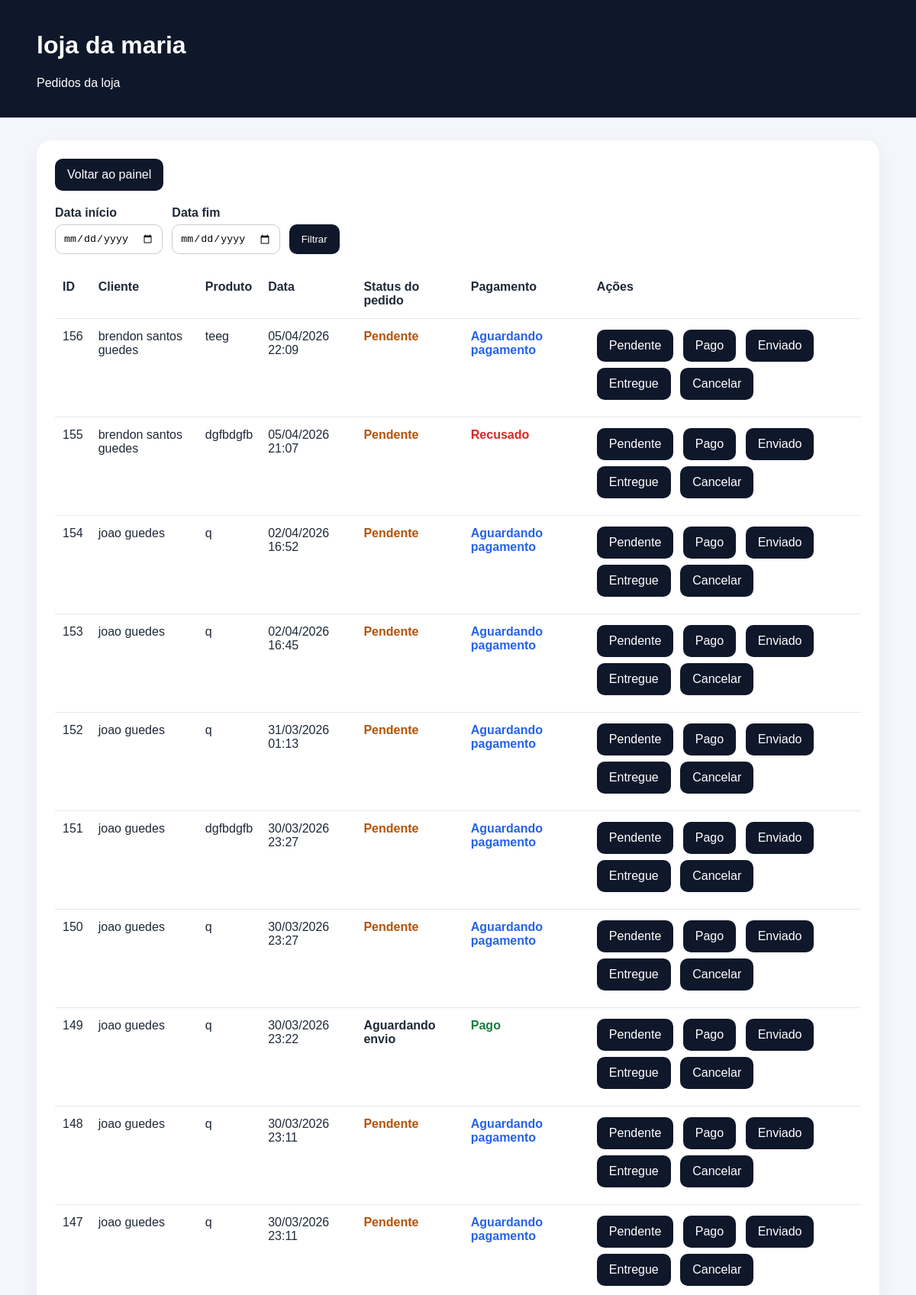
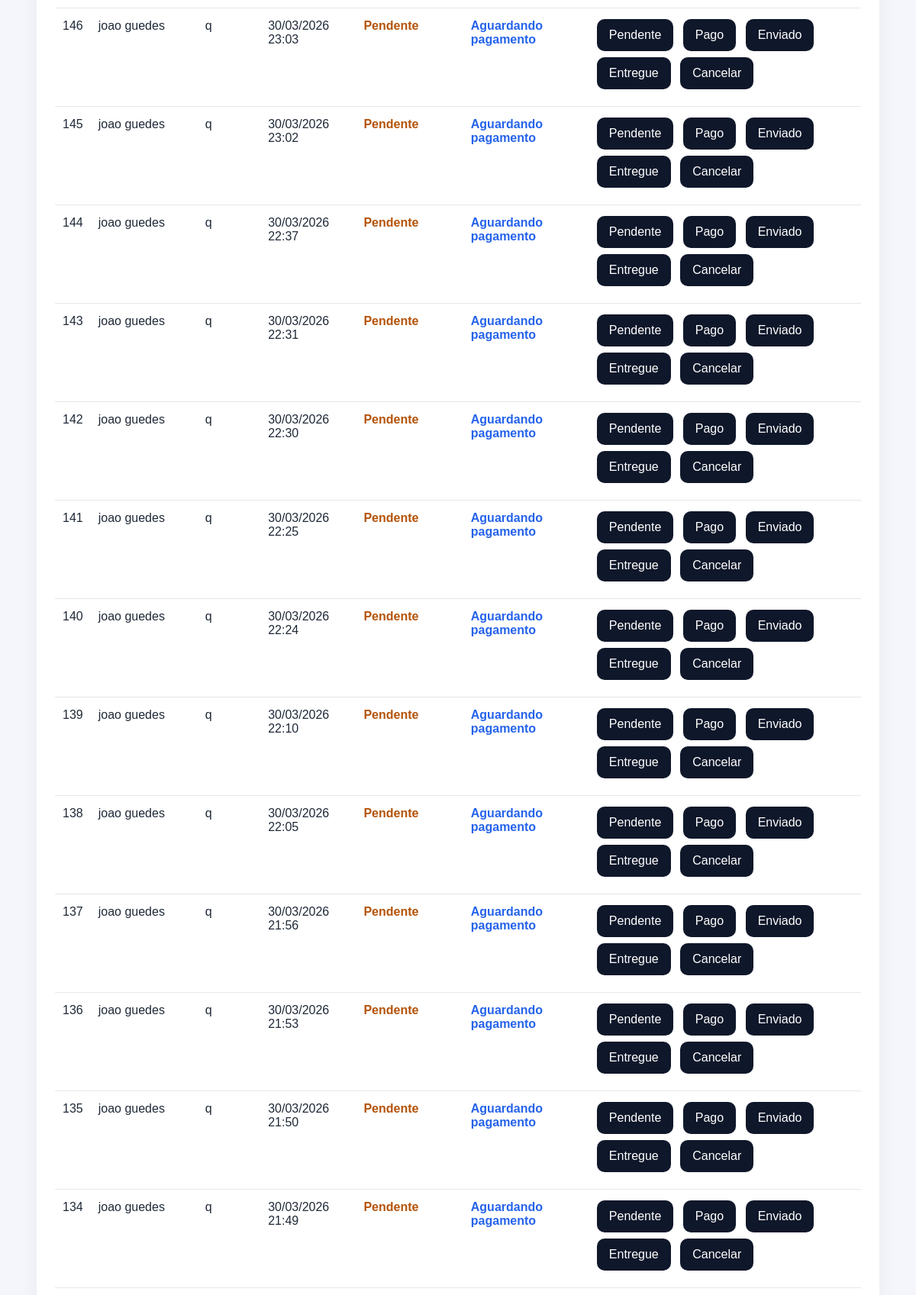
/painel/pedidos/ (signed in, upper part), run on the app's committed database (2 pictures, top to bottom).
### lojas/models.py (models this page shows, shortened)
class Loja(models.Model):
    tipo_loja = models.CharField(
        max_length=30,
        choices=TIPOS_LOJA,
        default="outros",
        verbose_name="Tipo da loja"
    )
    dono = models.OneToOneField(
        User,
        on_delete=models.CASCADE,
        related_name="loja"
    )
    nome = models.CharField(max_length=150)
    slug = models.SlugField(max_length=160, unique=True, blank=True)
    descricao = models.TextField(blank=True, null=True)
    logo = models.ImageField(upload_to="lojas/", blank=True, null=True)
    email_comercial = models.EmailField(blank=True, null=True)
    telefone = models.CharField(max_length=30, blank=True, null=True)
    cnpj = models.CharField(max_length=30, blank=True, null=True)
    endereco = models.CharField(max_length=255, blank=True, null=True)
    banner_titulo = models.CharField(max_length=150, blank=True, null=True)
    banner_subtitulo = models.CharField(max_length=255, blank=True, null=True)
    banner_botao_texto = models.CharField(max_length=100, blank=True, null=True)
    banner_botao_link = models.CharField(max_length=255, blank=True, null=True)
    banner_cor_inicio = models.CharField(max_length=20, blank=True, null=True)
    banner_cor_fim = models.CharField(max_length=20, blank=True, null=True)
    banner_imagem = models.ImageField(upload_to="banners/", blank=True, null=True)
    texto_busca = models.CharField(max_length=150, blank=True, null=True)
    ativa = models.BooleanField(default=True)
    valor_licenca = models.DecimalField(max_digits=10, decimal_places=2, default=49.90)
    data_ultimo_pagamento = models.DateField(blank=True, null=True)
    data_vencimento_licenca = models.DateField(blank=True, null=True)
    status_licenca = models.CharField(
        max_length=20,
        choices=STATUS_LICENCA_CHOICES,
        default="pendente"
    )
    link_pagamento = models.URLField(blank=True, null=True)
    chave_pix = models.CharField(max_length=255, blank=True, null=True)
    pix_copia_cola = models.TextField(blank=True, null=True)
    nome_recebedor = models.CharField(max_length=150, blank=True, null=True)
    whatsapp_financeiro = models.CharField(max_length=30, blank=True, null=True)
    aceitar_pix = models.BooleanField(default=True)
    aceitar_cartao = models.BooleanField(default=True)
    aceitar_whatsapp_financeiro = models.BooleanField(default=True)
    observacoes_licenca = models.TextField(blank=True, null=True)
    criado_em = models.DateTimeField(auto_now_add=True)
    atualizado_em = models.DateTimeField(auto_now=True)
    class Meta:
        ordering = ["nome"]
    def save(self, *args, **kwargs):
        super().save(*args, **kwargs)
    def verificar_licenca(self):
        hoje = timezone.localdate()
        if not self.data_vencimento_licenca:
            self.status_licenca = "pendente"
            self.ativa = False
            self.save(update_fields=["status_licenca", "ativa", "atualizado_em"])
            return
        if hoje > self.data_vencimento_licenca:
            self.status_licenca = "vencida"
            self.ativa = False
        else:
            self.status_licenca = "ativa"
            self.ativa = True
        self.save(update_fields=["status_licenca", "ativa", "atualizado_em"])

### produtos/models.py (models this page shows, shortened)
class Pedido(models.Model):
    STATUS_CHOICES = [
        ("pendente", "Pendente"),
        ("aguardando_envio", "Aguardando envio"),
        ("enviado", "Enviado"),
        ("saiu_entrega", "Saiu para entrega"),
        ("entregue", "Entregue"),
        ("cancelado", "Cancelado"),
    ]
    PAGAMENTO_CHOICES = [
        ("pix", "Pix"),
        ("dinheiro", "Dinheiro"),
        ("cartao", "Cartão"),
    ]
    TIPO_CARTAO_CHOICES = [
        ("", "Não se aplica"),
        ("debito", "Débito"),
        ("credito", "Crédito"),
    ]
    STATUS_PAGAMENTO_CHOICES = [
        ("aguardando", "Aguardando pagamento"),
        ("confirmacao", "Aguardando confirmação"),
        ("pago", "Pago"),
        ("recusado", "Recusado"),
    ]
    produto = models.ForeignKey(Produto, on_delete=models.CASCADE)
    loja = models.ForeignKey(Loja, on_delete=models.CASCADE)
    comprador = models.ForeignKey(Comprador, on_delete=models.SET_NULL, null=True, blank=True)
    nome_cliente = models.CharField(max_length=150)
    quantidade = models.IntegerField(default=1)
    telefone = models.CharField(max_length=30, blank=True, null=True)
    endereco = models.TextField(blank=True, null=True)
    forma_pagamento = models.CharField(max_length=20, choices=PAGAMENTO_CHOICES, default="pix")
    tipo_cartao = models.CharField(max_length=20, choices=TIPO_CARTAO_CHOICES, blank=True, default="")
    observacao = models.TextField(blank=True, null=True)
    cep_entrega = models.CharField(max_length=20, blank=True, null=True)
    rua_entrega = models.CharField(max_length=150, blank=True, null=True)
    numero_entrega = models.CharField(max_length=20, blank=True, null=True)
    complemento_entrega = models.CharField(max_length=150, blank=True, null=True)
    bairro_entrega = models.CharField(max_length=100, blank=True, null=True)
    cidade_entrega = models.CharField(max_length=100, blank=True, null=True)
    estado_entrega = models.CharField(max_length=50, blank=True, null=True)
    distancia_km = models.DecimalField(max_digits=8, decimal_places=2, default=0)
    valor_frete = models.DecimalField(max_digits=10, decimal_places=2, default=0)
    valor_total = models.DecimalField(max_digits=10, decimal_places=2, default=0)
    status_pagamento = models.CharField(max_length=20, choices=STATUS_PAGAMENTO_CHOICES, default="aguardando")
    referencia_pagamento = models.CharField(max_length=120, blank=True, null=True)
    data_pagamento = models.DateTimeField(blank=True, null=True)
    mp_payment_id = models.CharField(max_length=120, blank=True, null=True)
    mp_qr_code = models.TextField(blank=True, null=True)
    mp_qr_code_base64 = models.TextField(blank=True, null=True)
    mp_ticket_url = models.TextField(blank=True, null=True)
    data = models.DateTimeField(auto_now_add=True)
    status = models.CharField(max_length=20, choices=STATUS_CHOICES, default="pendente")

class Produto(models.Model):
    loja = models.ForeignKey(Loja, on_delete=models.CASCADE)
    categoria = models.ForeignKey(Categoria, on_delete=models.SET_NULL, null=True, blank=True)
    nome = models.CharField(max_length=200)
    preco = models.DecimalField(max_digits=10, decimal_places=2)
    custo = models.DecimalField(max_digits=10, decimal_places=2, default=0)
    descricao = models.TextField()
    ativo = models.BooleanField(default=True)
    em_destaque = models.BooleanField(default=False)
    produto_novo = models.BooleanField(default=False)
    percentual_promocao = models.PositiveIntegerField(default=0)
    imagem = models.ImageField(upload_to="produtos/", blank=True, null=True)
    estoque = models.IntegerField(default=0)

### lojas/views.py (the view)
# urls.py: path("painel/pedidos/", pedidos, name="pedidos"),
@login_required
def pedidos(request):
    loja = get_loja_do_dono(request)
    if not loja:
        return redirect("login_loja")
    bloqueio = bloquear_acesso_se_licenca_inativa(request, loja)
    if bloqueio:
        return bloqueio
    data_inicio = request.GET.get("data_inicio")
    data_fim = request.GET.get("data_fim")
    pedidos_lista = Pedido.objects.filter(loja=loja).order_by("-data")
    pedidos_lista = aplicar_filtro_data(pedidos_lista, data_inicio, data_fim)
    return render(request, "pedidos.html", {
        "loja": loja,
        "pedidos": pedidos_lista,
        "data_inicio": data_inicio,
        "data_fim": data_fim,
    })

### lojas/views.py (called while the page is built)
def get_loja_do_dono(request):
    if not request.user.is_authenticated:
        return None
    loja = Loja.objects.filter(dono=request.user).first()
    if loja:
        loja.verificar_licenca()
    return loja

def bloquear_acesso_se_licenca_inativa(request, loja):
    loja.verificar_licenca()
    if loja.status_licenca in ["pendente", "vencida"] or not loja.ativa:
        return redirect("licenca_bloqueada")
    return None

def aplicar_filtro_data(queryset, data_inicio, data_fim):
    if data_inicio:
        data_inicio_convertida = parse_date(data_inicio)
        if data_inicio_convertida:
            queryset = queryset.filter(data__date__gte=data_inicio_convertida)
    if data_fim:
        data_fim_convertida = parse_date(data_fim)
        if data_fim_convertida:
            queryset = queryset.filter(data__date__lte=data_fim_convertida)
    return queryset

### templates/pedidos.html (shortened to what this page needs)
<!DOCTYPE html>
<html lang="pt-BR">
<head>
</head>
<body>
    <div class="topo">
        <div class="wrap">
            <h1>{{ loja.nome }}</h1>
            <p>Pedidos da loja</p>
        </div>
    </div>
    <div class="wrap">
        <div class="box">
            <a class="botao" href="/painel/">Voltar ao painel</a>
            <form method="get" class="filtro">
                <div class="grupo">
                    <label>Data início</label>
                    <input type="date" name="data_inicio" value="{{ data_inicio|default:'' }}">
                </div>
                <div class="grupo">
                    <label>Data fim</label>
                    <input type="date" name="data_fim" value="{{ data_fim|default:'' }}">
                </div>
                <button type="submit" class="botao">Filtrar</button>
            </form>
            <table>
                <thead>
                    <tr>
                        <th>ID</th>
                        <th>Cliente</th>
                        <th>Produto</th>
                        <th>Data</th>
                        <th>Status do pedido</th>
                        <th>Pagamento</th>
                        <th>Ações</th>
                    </tr>
                </thead>
                <tbody>
                    {% for pedido in pedidos %}
                    <tr>
                        <td>{{ pedido.id }}</td>
                        <td>{{ pedido.nome_cliente }}</td>
                        <td>{{ pedido.produto.nome }}</td>
                        <td>{{ pedido.data|date:"d/m/Y H:i" }}</td>
                        <td class="status {{ pedido.status }}">
                            {% if pedido.status == "aguardando_envio" %}
                                Aguardando envio
                            {% elif pedido.status == "pendente" %}
                                Pendente
                            {% elif pedido.status == "pago" %}
                                Pago
                            {% elif pedido.status == "enviado" %}
                                Enviado
                            {% elif pedido.status == "entregue" %}
                                Entregue
                            {% elif pedido.status == "cancelado" %}
                                Cancelado
                            {% else %}
                                {{ pedido.get_status_display }}
                            {% endif %}
                        </td>
                        <td>
                            {% if pedido.status_pagamento == "pago" %}
                                <span class="pagamento-pago">Pago</span>
                            {% elif pedido.status_pagamento == "em_analise" %}
                                <span class="pagamento-analise">Em análise</span>
                            {% elif pedido.status_pagamento == "aguardando" %}
                                <span class="pagamento-aguardando">Aguardando pagamento</span>
                            {% elif pedido.status_pagamento == "recusado" %}
                                <span class="pagamento-recusado">Recusado</span>
                            {% else %}
                                {{ pedido.status_pagamento|default:"Não informado" }}
                            {% endif %}
                        </td>
                        <td class="acoes">
                            <a class="botao" href="/painel/pedidos/{{ pedido.id }}/status/pendente/">Pendente</a>
                            <a class="botao" href="/painel/pedidos/{{ pedido.id }}/status/pago/">Pago</a>
                            <a class="botao" href="/painel/pedidos/{{ pedido.id }}/status/enviado/">Enviado</a>
                            <a class="botao" href="/painel/pedidos/{{ pedido.id }}/status/entregue/">Entregue</a>
                            <a class="botao" href="/painel/pedidos/{{ pedido.id }}/status/cancelado/">Cancelar</a>
                        </td>
                    </tr>
                    {% empty %}
                    <tr>
                        <td colspan="7">Nenhum pedido ainda.</td>
                    </tr>
                    {% endfor %}
                </tbody>
            </table>
        </div>
    </div>
</body>
</html>

### templates/pedidos.html (style rules this page uses)
body { font-family:Arial,sans-serif; background:#f4f6fb; margin:0; color:#1f2937; }
.topo { background:#0f172a; color:white; padding:20px 0; }
.wrap { width:92%; max-width:1200px; margin:0 auto; }
.box { background:white; margin-top:30px; padding:24px; border-radius:18px; box-shadow:0 8px 24px rgba(15,23,42,0.06); }
.botao { background:#0f172a; color:white; text-decoration:none; padding:12px 16px; border-radius:10px; display:inline-block; border:none; cursor:pointer; }
.acoes a { margin-right:8px; margin-bottom:8px; }
table { width:100%; border-collapse:collapse; margin-top:20px; }
th, td { text-align:left; padding:14px 10px; border-bottom:1px solid #e5e7eb; vertical-align:top; }
.status { font-weight:bold; }
.pendente { color:#b45309; }
.pagamento-pago { color:#15803d;font-weight:bold; }
.pagamento-aguardando { color:#2563eb;font-weight:bold; }
.pagamento-recusado { color:#dc2626;font-weight:bold; }
.filtro { margin-top:20px; display:flex; gap:12px; align-items:end; flex-wrap:wrap; }
.grupo { display:flex; flex-direction:column; }
.grupo label { margin-bottom:6px; font-weight:bold; }
.grupo input { padding:10px; border:1px solid #ccc; border-radius:10px; }

### data on the page
Loja: nome "loja da maria"
Pedido: id "156", nome_cliente "brendon santos guedes", produto.nome "teeg", data "05/04/2026 22:09", status "Pendente", status_pagamento "Aguardando pagamento"
Pedido: id "155", nome_cliente "brendon santos guedes", produto.nome "dgfbdgfb", data "05/04/2026 21:07", status "Pendente", status_pagamento "Recusado"
Pedido: id "154", nome_cliente "joao guedes", produto.nome "q", data "02/04/2026 16:52", status "Pendente", status_pagamento "Aguardando pagamento"
Pedido: id "153", nome_cliente "joao guedes", produto.nome "q", data "02/04/2026 16:45", status "Pendente", status_pagamento "Aguardando pagamento"
Pedido: id "152", nome_cliente "joao guedes", produto.nome "q", data "31/03/2026 01:13", status "Pendente", status_pagamento "Aguardando pagamento"
Pedido: id "151", nome_cliente "joao guedes", produto.nome "dgfbdgfb", data "30/03/2026 23:27", status "Pendente", status_pagamento "Aguardando pagamento"
Pedido: id "150", nome_cliente "joao guedes", produto.nome "q", data "30/03/2026 23:27", status "Pendente", status_pagamento "Aguardando pagamento"
Pedido: id "149", nome_cliente "joao guedes", produto.nome "q", data "30/03/2026 23:22", status "Aguardando envio", status_pagamento "Pago"
Pedido: id "148", nome_cliente "joao guedes", produto.nome "q", data "30/03/2026 23:11", status "Pendente", status_pagamento "Aguardando pagamento"
Pedido: id "147", nome_cliente "joao guedes", produto.nome "q", data "30/03/2026 23:11", status "Pendente", status_pagamento "Aguardando pagamento"
Pedido: id "146", nome_cliente "joao guedes", produto.nome "q", data "30/03/2026 23:03", status "Pendente", status_pagamento "Aguardando pagamento"
Pedido: id "145", nome_cliente "joao guedes", produto.nome "q", data "30/03/2026 23:02", status "Pendente", status_pagamento "Aguardando pagamento"
Pedido: id "144", nome_cliente "joao guedes", produto.nome "q", data "30/03/2026 22:37", status "Pendente", status_pagamento "Aguardando pagamento"
Pedido: id "143", nome_cliente "joao guedes", produto.nome "q", data "30/03/2026 22:31", status "Pendente", status_pagamento "Aguardando pagamento"
Pedido: id "142", nome_cliente "joao guedes", produto.nome "q", data "30/03/2026 22:30", status "Pendente", status_pagamento "Aguardando pagamento"
Pedido: id "141", nome_cliente "joao guedes", produto.nome "q", data "30/03/2026 22:25", status "Pendente", status_pagamento "Aguardando pagamento"
Pedido: id "140", nome_cliente "joao guedes", produto.nome "q", data "30/03/2026 22:24", status "Pendente", status_pagamento "Aguardando pagamento"
Pedido: id "139", nome_cliente "joao guedes", produto.nome "q", data "30/03/2026 22:10", status "Pendente", status_pagamento "Aguardando pagamento"
Pedido: id "138", nome_cliente "joao guedes", produto.nome "q", data "30/03/2026 22:05", status "Pendente", status_pagamento "Aguardando pagamento"
Pedido: id "137", nome_cliente "joao guedes", produto.nome "q", data "30/03/2026 21:56", status "Pendente", status_pagamento "Aguardando pagamento"
Pedido: id "136", nome_cliente "joao guedes", produto.nome "q", data "30/03/2026 21:53", status "Pendente", status_pagamento "Aguardando pagamento"
Pedido: id "135", nome_cliente "joao guedes", produto.nome "q", data "30/03/2026 21:50", status "Pendente", status_pagamento "Aguardando pagamento"
Pedido: id "134", nome_cliente "joao guedes", produto.nome "q", data "30/03/2026 21:49", status "Pendente", status_pagamento "Aguardando pagamento"
